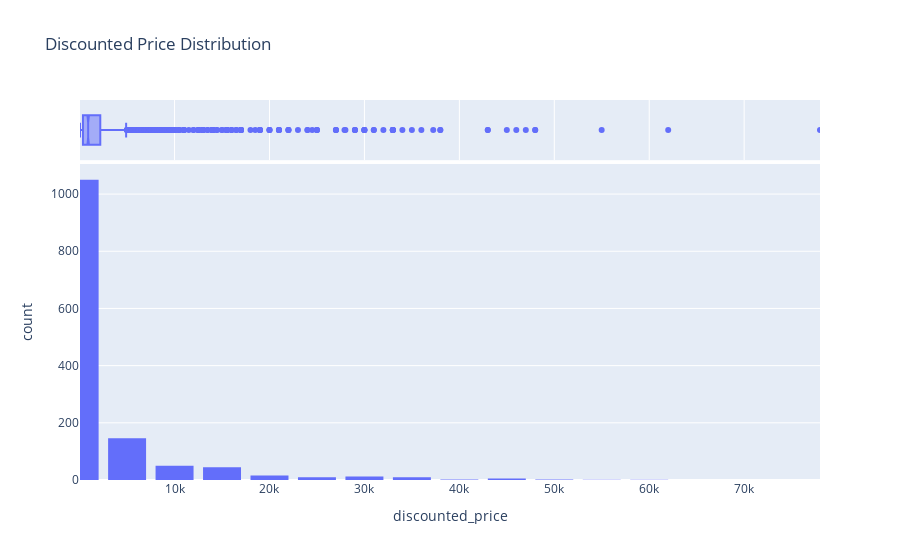

Source (notebook cell):
### Code cell
fig = px.histogram(df, x='discounted_price', nbins=20, title='Discounted Price Distribution',marginal="box")
min_discounted_price = df['discounted_price'].min()
max_discounted_price = df['discounted_price'].max()
fig.update_xaxes(range=[min_discounted_price, max_discounted_price])
fig.update_layout(bargap=0.2)
fig.show()

### Figure 1 — Plotly figure (JSON) as saved in the notebook; plotly's stock layout.template omitted (floating-point values rounded to 4 significant figures; data arrays with more than 128 entries replaced by an {"elided": "..."} marker saying what was removed)
{"data": [{"alignmentgroup": "True", "bingroup": "x", "hovertemplate": "discounted_price=%{x}<br>count=%{y}<extra></extra>", "legendgroup": "", "marker": {"color": "#636efa", "pattern": {"shape": ""}}, "name": "", "nbinsx": 20, "offsetgroup": "", "orientation": "v", "showlegend": false, "type": "histogram", "x": {"elided": "1351 float values"}, "xaxis": "x", "yaxis": "y"}, {"alignmentgroup": "True", "hovertemplate": "discounted_price=%{x}<extra></extra>", "legendgroup": "", "marker": {"color": "#636efa"}, "name": "", "notched": true, "offsetgroup": "", "showlegend": false, "type": "box", "x": {"elided": "1351 float values"}, "xaxis": "x2", "yaxis": "y2"}], "layout": {"bargap": 0.2, "barmode": "relative", "legend": {"tracegroupgap": 0}, "title": {"text": "Discounted Price Distribution"}, "xaxis": {"anchor": "y", "domain": [0, 1], "range": [39, 77990], "title": {"text": "discounted_price"}}, "xaxis2": {"anchor": "y2", "domain": [0, 1], "matches": "x", "range": [39, 77990], "showgrid": true, "showticklabels": false}, "yaxis": {"anchor": "x", "domain": [0, 0.8316], "title": {"text": "count"}}, "yaxis2": {"anchor": "x2", "domain": [0.8416, 1], "matches": "y2", "showgrid": false, "showline": false, "showticklabels": false, "ticks": ""}}}
